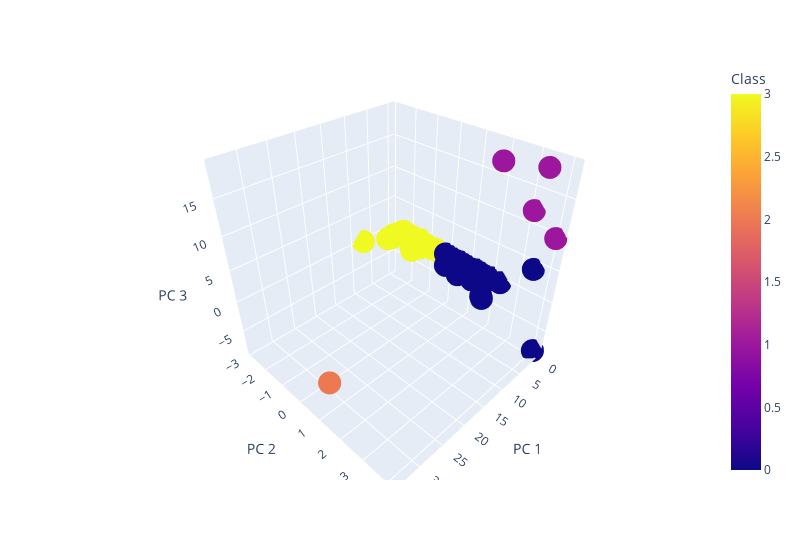

Notebook code for this chart:
### Markdown cell above
### Deliverable 4: Visualizing Cryptocurrencies Results

#### 3D-Scatter with Clusters

### Code cell
# Creating a 3D-Scatter with the PCA data and the clusters
fig = px.scatter_3d(
    clustered_df,
    x="PC 1",
    y="PC 2",
    z="PC 3",
    color="Class",
    width=800,
    hover_name = "CoinName",
    hover_data = ["Algorithm"])

fig.update_layout(legend=dict(x=0, y=1))
fig.show()

### Figure 1 — Plotly figure (JSON) as saved in the notebook; plotly's stock layout.template omitted (floating-point values rounded to 4 significant figures; data arrays with more than 128 entries replaced by an {"elided": "..."} marker saying what was removed)
{"data": [{"customdata": {"elided": "532x1 str values"}, "hovertemplate": "<b>%{hovertext}</b><br><br>PC 1=%{x}<br>PC 2=%{y}<br>PC 3=%{z}<br>Algorithm=%{customdata[0]}<br>Class=%{marker.color}<extra></extra>", "hovertext": {"elided": "532 str values"}, "legendgroup": "", "marker": {"color": {"elided": "532 int values"}, "coloraxis": "coloraxis", "symbol": "circle"}, "mode": "markers", "name": "", "scene": "scene", "showlegend": false, "type": "scatter3d", "x": {"elided": "532 float values"}, "y": {"elided": "532 float values"}, "z": {"elided": "532 float values"}}], "layout": {"coloraxis": {"colorbar": {"title": {"text": "Class"}}, "colorscale": [[0, "#0d0887"], [0.1111, "#46039f"], [0.2222, "#7201a8"], [0.3333, "#9c179e"], [0.4444, "#bd3786"], [0.5556, "#d8576b"], [0.6667, "#ed7953"], [0.7778, "#fb9f3a"], [0.8889, "#fdca26"], [1, "#f0f921"]]}, "legend": {"tracegroupgap": 0, "x": 0, "y": 1}, "margin": {"t": 60}, "scene": {"domain": {"x": [0, 1], "y": [0, 1]}, "xaxis": {"title": {"text": "PC 1"}}, "yaxis": {"title": {"text": "PC 2"}}, "zaxis": {"title": {"text": "PC 3"}}}, "width": 800}}
